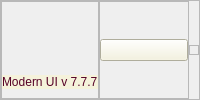
        <widget class="QFrame" name="footer">
         <property name="frameShape">
          <enum>QFrame::Shape::StyledPanel</enum>
         </property>
         <property name="frameShadow">
          <enum>QFrame::Shadow::Raised</enum>
         </property>
         <layout class="QHBoxLayout" name="horizontalLayout_3">
          <property name="spacing">
           <number>0</number>
          </property>
          <property name="leftMargin">
           <number>0</number>
          </property>
          <property name="topMargin">
           <number>0</number>
          </property>
          <property name="rightMargin">
           <number>0</number>
          </property>
          <property name="bottomMargin">
           <number>0</number>
          </property>
          <item>
           <widget class="QFrame" name="frame_4">
            <property name="frameShape">
             <enum>QFrame::Shape::StyledPanel</enum>
            </property>
            <property name="frameShadow">
             <enum>QFrame::Shadow::Raised</enum>
            </property>
            <layout class="QVBoxLayout" name="verticalLayout_4">
             <property name="spacing">
              <number>0</number>
             </property>
             <property name="leftMargin">
              <number>0</number>
             </property>
             <property name="topMargin">
              <number>0</number>
             </property>
             <property name="rightMargin">
              <number>0</number>
             </property>
             <item alignment="Qt::AlignmentFlag::AlignBottom">
              <widget class="QLabel" name="label">
               <property name="styleSheet">
                <string notr="true">background-color: rgb(245, 242, 219);
color: rgb(86, 1, 38);</string>
               </property>
               <property name="text">
                <string>Modern UI v 7.7.7</string>
               </property>
              </widget>
             </item>
            </layout>
           </widget>
          </item>
          <item>
           <widget class="QFrame" name="frame_5">
            <property name="frameShape">
             <enum>QFrame::Shape::StyledPanel</enum>
            </property>
            <property name="frameShadow">
             <enum>QFrame::Shadow::Raised</enum>
            </property>
            <layout class="QVBoxLayout" name="verticalLayout_3">
             <property name="spacing">
              <number>0</number>
             </property>
             <property name="leftMargin">
              <number>0</number>
             </property>
             <property name="topMargin">
              <number>0</number>
             </property>
             <property name="rightMargin">
              <number>0</number>
             </property>
             <property name="bottomMargin">
              <number>0</number>
             </property>
             <item>
              <widget class="QPushButton" name="pushButton_7">
               <property name="styleSheet">
                <string notr="true">background-color: rgb(245, 242, 219);</string>
               </property>
               <property name="text">
                <string/>
               </property>
               <property name="icon">
                <iconset>
                 <normalon>icons/box.svg</normalon>
                </iconset>
               </property>
              </widget>
             </item>
            </layout>
           </widget>
          </item>
          <item>
           <widget class="QFrame" name="size_grip">
            <property name="minimumSize">
             <size>
              <width>10</width>
              <height>10</height>
             </size>
            </property>
            <property name="maximumSize">
             <size>
              <width>10</width>
              <height>10</height>
             </size>
            </property>
            <property name="frameShape">
             <enum>QFrame::Shape::StyledPanel</enum>
            </property>
            <property name="frameShadow">
             <enum>QFrame::Shadow::Raised</enum>
            </property>
           </widget>
          </item>
         </layout>
        </widget>
